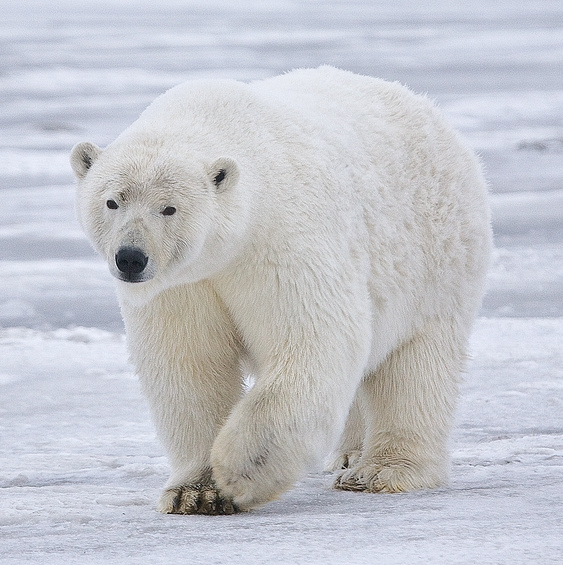
#> input picture image1.jpg, 563 x 565 px
$ python collage2.py
#> lines starting #> are read from the running program, lines starting #| are printed output that depends on the picture
import cv2
import numpy as np
# Load the two images
image1 = cv2.imread('image1.jpg')
#> image1 is the input picture: shape (565, 563, 3); mean B, G, R 204.8, 197.8, 196.2
image2 = cv2.imread('image2.jpg')
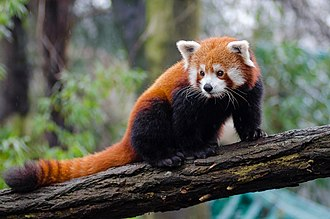
#> input picture image2.jpg, 330 x 219 px
#> image2 is the input picture: shape (219, 330, 3); mean B, G, R 84.2, 94.6, 94.4
# Resize the images to a common size
image1 = cv2.resize(image1, (350, 300))
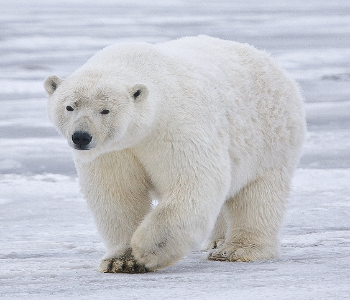
#> image1: shape (300, 350, 3); mean B, G, R 204.7, 197.7, 196.1
image2 = cv2.resize(image2, (350, 300))
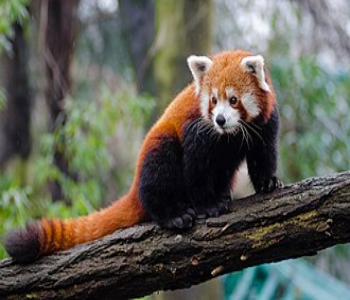
#> image2: shape (300, 350, 3); mean B, G, R 84, 94.5, 94.3
# Create frames (black backgrounds) for each image
frame1 = np.zeros((300, 400, 3), dtype=np.uint8)
frame2 = np.zeros((300, 400, 3), dtype=np.uint8)
# Place the images within the frames
frame1[0:300, 0:350] = image1
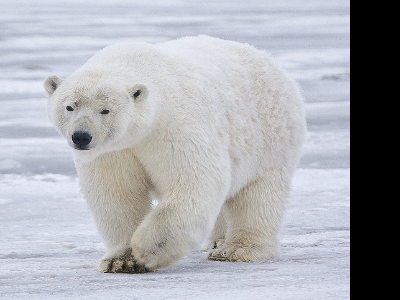
#> frame1: shape (300, 400, 3); mean B, G, R 179.1, 173, 171.6
frame2[0:300, 50:400] = image2
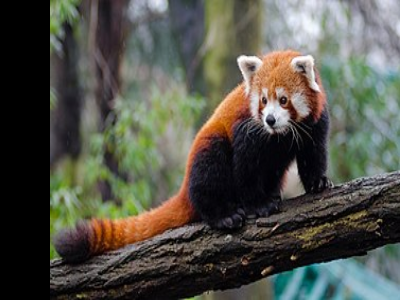
#> frame2: shape (300, 400, 3); mean B, G, R 73.5, 82.7, 82.5
# Concatenate the two frames horizontally to create the combined image
combined_image = cv2.hconcat([frame1, frame2])
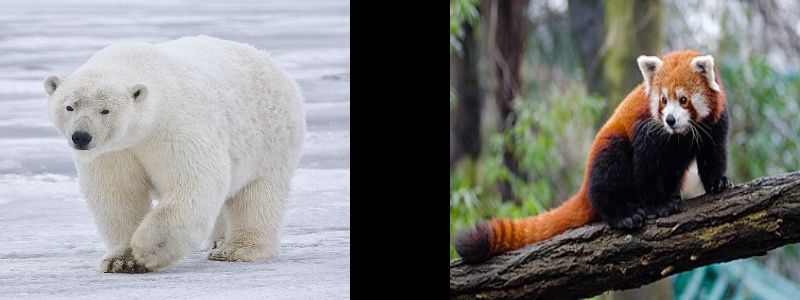
#> combined_image: shape (300, 800, 3); mean B, G, R 126.3, 127.8, 127
# Save the combined image
cv2.imwrite('combined_image.jpg', combined_image)
# Display the combined image
cv2.imshow('Combined Image', combined_image)
cv2.waitKey(0)
cv2.destroyAllWindows()
